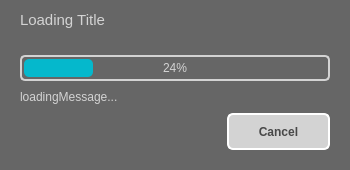
<?xml version="1.0" encoding="UTF-8"?>
<ui version="4.0">
 <class>Form</class>
 <widget class="QWidget" name="Form">
  <property name="geometry">
   <rect>
    <x>0</x>
    <y>0</y>
    <width>350</width>
    <height>170</height>
   </rect>
  </property>
  <property name="windowTitle">
   <string>BirdoApp</string>
  </property>
  <property name="styleSheet">
   <string notr="true">QWidget{
	background: #666666;
}

QLabel {
	color: lightgray;
}

QPushButton {
	color: rgb(72, 72, 72);
    border: 2px solid white;
    border-radius: 6px;
	background-color: lightgray;
    min-width: 80px;
}

QPushButton:pressed {
	color: gray;
    background-color: rgb(255, 196, 197);
}

QPushButton:hover{
    border: 2px solid #05B8CC;
    color: black;
}

QProgressBar {
	color: lightgray;
	background: transparent;
	border: 2px solid lightgray;
	border-radius: 5px;
}

QProgressBar::chunk{
	background-color: #05B8CC;
	border-radius: 5px;
	margin: 2px;
}</string>
  </property>
  <layout class="QVBoxLayout" name="verticalLayout_2" stretch="1,1">
   <property name="leftMargin">
    <number>20</number>
   </property>
   <property name="rightMargin">
    <number>20</number>
   </property>
   <property name="bottomMargin">
    <number>20</number>
   </property>
   <item>
    <layout class="QVBoxLayout" name="verticalLayout" stretch="1,0,0,0">
     <property name="spacing">
      <number>6</number>
     </property>
     <item>
      <widget class="QLabel" name="title_label">
       <property name="font">
        <font>
         <pointsize>11</pointsize>
        </font>
       </property>
       <property name="text">
        <string>Loading Title</string>
       </property>
      </widget>
     </item>
     <item>
      <spacer name="horizontalSpacer_2">
       <property name="orientation">
        <enum>Qt::Horizontal</enum>
       </property>
       <property name="sizeHint" stdset="0">
        <size>
         <width>40</width>
         <height>20</height>
        </size>
       </property>
      </spacer>
     </item>
     <item>
      <widget class="QProgressBar" name="progressBar">
       <property name="value">
        <number>24</number>
       </property>
       <property name="alignment">
        <set>Qt::AlignCenter</set>
       </property>
      </widget>
     </item>
     <item>
      <widget class="QLabel" name="loading_label">
       <property name="minimumSize">
        <size>
         <width>0</width>
         <height>20</height>
        </size>
       </property>
       <property name="frameShape">
        <enum>QFrame::NoFrame</enum>
       </property>
       <property name="frameShadow">
        <enum>QFrame::Sunken</enum>
       </property>
       <property name="text">
        <string>loadingMessage...</string>
       </property>
       <property name="margin">
        <number>0</number>
       </property>
       <property name="indent">
        <number>-1</number>
       </property>
      </widget>
     </item>
    </layout>
   </item>
   <item>
    <layout class="QHBoxLayout" name="horizontalLayout" stretch="2,1">
     <item>
      <spacer name="horizontalSpacer">
       <property name="orientation">
        <enum>Qt::Horizontal</enum>
       </property>
       <property name="sizeHint" stdset="0">
        <size>
         <width>40</width>
         <height>20</height>
        </size>
       </property>
      </spacer>
     </item>
     <item>
      <widget class="QPushButton" name="cancel_button">
       <property name="sizePolicy">
        <sizepolicy hsizetype="Preferred" vsizetype="Preferred">
         <horstretch>0</horstretch>
         <verstretch>0</verstretch>
        </sizepolicy>
       </property>
       <property name="minimumSize">
        <size>
         <width>84</width>
         <height>25</height>
        </size>
       </property>
       <property name="maximumSize">
        <size>
         <width>16777215</width>
         <height>40</height>
        </size>
       </property>
       <property name="font">
        <font>
         <weight>75</weight>
         <bold>true</bold>
        </font>
       </property>
       <property name="text">
        <string>Cancel</string>
       </property>
      </widget>
     </item>
    </layout>
   </item>
  </layout>
 </widget>
 <resources/>
 <connections/>
</ui>
